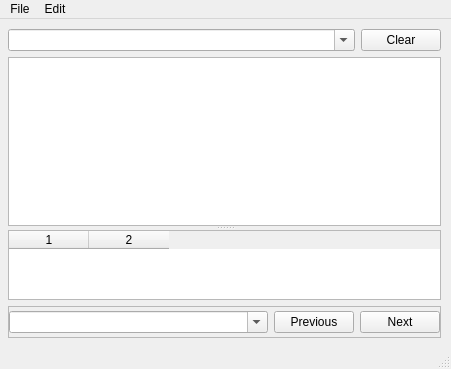
<?xml version="1.0" encoding="UTF-8"?>
<ui version="4.0">
 <class>MainWindow</class>
 <widget class="QMainWindow" name="MainWindow">
  <property name="geometry">
   <rect>
    <x>0</x>
    <y>0</y>
    <width>451</width>
    <height>369</height>
   </rect>
  </property>
  <property name="windowTitle">
   <string>Monal Log Viewer</string>
  </property>
  <property name="windowOpacity">
   <double>1.000000000000000</double>
  </property>
  <widget class="QWidget" name="centralwidget">
   <layout class="QGridLayout" name="gridLayout">
    <property name="leftMargin">
     <number>8</number>
    </property>
    <property name="topMargin">
     <number>10</number>
    </property>
    <property name="rightMargin">
     <number>10</number>
    </property>
    <item row="0" column="0">
     <widget class="QComboBox" name="uiCombobox_filterInput">
      <property name="editable">
       <bool>true</bool>
      </property>
     </widget>
    </item>
    <item row="0" column="1">
     <widget class="QPushButton" name="uiButton_filterClear">
      <property name="sizePolicy">
       <sizepolicy hsizetype="Maximum" vsizetype="Fixed">
        <horstretch>0</horstretch>
        <verstretch>0</verstretch>
       </sizepolicy>
      </property>
      <property name="text">
       <string>Clear</string>
      </property>
     </widget>
    </item>
    <item row="2" column="0" colspan="2">
     <widget class="QFrame" name="uiFrame_search">
      <property name="frameShape">
       <enum>QFrame::StyledPanel</enum>
      </property>
      <property name="frameShadow">
       <enum>QFrame::Raised</enum>
      </property>
      <layout class="QHBoxLayout" name="horizontalLayout">
       <property name="leftMargin">
        <number>0</number>
       </property>
       <property name="topMargin">
        <number>4</number>
       </property>
       <property name="rightMargin">
        <number>0</number>
       </property>
       <property name="bottomMargin">
        <number>4</number>
       </property>
       <item>
        <widget class="QComboBox" name="uiCombobox_searchInput">
         <property name="sizePolicy">
          <sizepolicy hsizetype="Preferred" vsizetype="Fixed">
           <horstretch>0</horstretch>
           <verstretch>0</verstretch>
          </sizepolicy>
         </property>
         <property name="minimumSize">
          <size>
           <width>250</width>
           <height>0</height>
          </size>
         </property>
         <property name="editable">
          <bool>true</bool>
         </property>
        </widget>
       </item>
       <item>
        <widget class="QPushButton" name="uiButton_previous">
         <property name="sizePolicy">
          <sizepolicy hsizetype="Maximum" vsizetype="Fixed">
           <horstretch>0</horstretch>
           <verstretch>0</verstretch>
          </sizepolicy>
         </property>
         <property name="text">
          <string>Previous</string>
         </property>
         <property name="shortcut">
          <string>Shift+F3</string>
         </property>
        </widget>
       </item>
       <item>
        <widget class="QPushButton" name="uiButton_next">
         <property name="sizePolicy">
          <sizepolicy hsizetype="Maximum" vsizetype="Fixed">
           <horstretch>0</horstretch>
           <verstretch>0</verstretch>
          </sizepolicy>
         </property>
         <property name="text">
          <string>Next</string>
         </property>
         <property name="shortcut">
          <string>F3</string>
         </property>
        </widget>
       </item>
      </layout>
     </widget>
    </item>
    <item row="1" column="0" colspan="2">
     <widget class="QSplitter" name="uiSplitter_inspectLine">
      <property name="orientation">
       <enum>Qt::Vertical</enum>
      </property>
      <widget class="QListWidget" name="uiWidget_listView">
       <property name="verticalScrollMode">
        <enum>QAbstractItemView::ScrollPerPixel</enum>
       </property>
       <property name="horizontalScrollMode">
        <enum>QAbstractItemView::ScrollPerPixel</enum>
       </property>
       <property name="layoutMode">
        <enum>QListView::SinglePass</enum>
       </property>
      </widget>
      <widget class="QTableWidget" name="uiTable_characteristics">
       <property name="autoFillBackground">
        <bool>false</bool>
       </property>
       <property name="sizeAdjustPolicy">
        <enum>QAbstractScrollArea::AdjustToContents</enum>
       </property>
       <property name="editTriggers">
        <set>QAbstractItemView::SelectedClicked</set>
       </property>
       <property name="alternatingRowColors">
        <bool>true</bool>
       </property>
       <property name="selectionMode">
        <enum>QAbstractItemView::SingleSelection</enum>
       </property>
       <property name="selectionBehavior">
        <enum>QAbstractItemView::SelectRows</enum>
       </property>
       <property name="rowCount">
        <number>0</number>
       </property>
       <property name="columnCount">
        <number>2</number>
       </property>
       <attribute name="horizontalHeaderVisible">
        <bool>true</bool>
       </attribute>
       <attribute name="horizontalHeaderCascadingSectionResizes">
        <bool>false</bool>
       </attribute>
       <attribute name="horizontalHeaderDefaultSectionSize">
        <number>80</number>
       </attribute>
       <attribute name="horizontalHeaderHighlightSections">
        <bool>true</bool>
       </attribute>
       <attribute name="horizontalHeaderShowSortIndicator" stdset="0">
        <bool>false</bool>
       </attribute>
       <attribute name="horizontalHeaderStretchLastSection">
        <bool>false</bool>
       </attribute>
       <attribute name="verticalHeaderVisible">
        <bool>false</bool>
       </attribute>
       <attribute name="verticalHeaderCascadingSectionResizes">
        <bool>false</bool>
       </attribute>
       <attribute name="verticalHeaderDefaultSectionSize">
        <number>26</number>
       </attribute>
       <attribute name="verticalHeaderMinimumSectionSize">
        <number>800</number>
       </attribute>
       <attribute name="verticalHeaderShowSortIndicator" stdset="0">
        <bool>false</bool>
       </attribute>
       <attribute name="verticalHeaderStretchLastSection">
        <bool>false</bool>
       </attribute>
       <column/>
       <column/>
      </widget>
     </widget>
    </item>
   </layout>
  </widget>
  <widget class="QMenuBar" name="menuBar">
   <property name="geometry">
    <rect>
     <x>0</x>
     <y>0</y>
     <width>451</width>
     <height>18</height>
    </rect>
   </property>
   <widget class="QMenu" name="menuFile">
    <property name="title">
     <string>File</string>
    </property>
    <addaction name="uiAction_open"/>
    <addaction name="uiAction_save"/>
    <addaction name="uiAction_export"/>
    <addaction name="separator"/>
    <addaction name="uiAction_close"/>
    <addaction name="uiAction_quit"/>
   </widget>
   <widget class="QMenu" name="menuEdit">
    <property name="title">
     <string>Edit</string>
    </property>
    <addaction name="uiAction_preferences"/>
    <addaction name="uiAction_search"/>
    <addaction name="uiAction_inspectLine"/>
    <addaction name="separator"/>
    <addaction name="uiAction_pushStack"/>
    <addaction name="uiAction_popStack"/>
   </widget>
   <addaction name="menuFile"/>
   <addaction name="menuEdit"/>
  </widget>
  <widget class="QStatusBar" name="uistatusbar_state"/>
  <action name="uiAction_open">
   <property name="text">
    <string>Open</string>
   </property>
   <property name="shortcut">
    <string>Ctrl+O</string>
   </property>
  </action>
  <action name="uiAction_quit">
   <property name="text">
    <string>Quit</string>
   </property>
  </action>
  <action name="uiAction_close">
   <property name="text">
    <string>Close</string>
   </property>
  </action>
  <action name="uiAction_preferences">
   <property name="text">
    <string>Preferences</string>
   </property>
   <property name="shortcut">
    <string>Ctrl+P</string>
   </property>
  </action>
  <action name="uiAction_search">
   <property name="text">
    <string>Search</string>
   </property>
   <property name="shortcut">
    <string>Ctrl+F</string>
   </property>
  </action>
  <action name="uiAction_export">
   <property name="text">
    <string>Export</string>
   </property>
   <property name="shortcut">
    <string>Ctrl+E</string>
   </property>
  </action>
  <action name="uiAction_pushStack">
   <property name="text">
    <string>set Stack</string>
   </property>
   <property name="shortcut">
    <string>Ctrl++</string>
   </property>
  </action>
  <action name="uiAction_popStack">
   <property name="text">
    <string>pop Stack</string>
   </property>
   <property name="shortcut">
    <string>Ctrl+-</string>
   </property>
  </action>
  <action name="uiAction_save">
   <property name="text">
    <string>Save</string>
   </property>
   <property name="shortcut">
    <string>Ctrl+S</string>
   </property>
  </action>
  <action name="uiAction_inspectLine">
   <property name="text">
    <string>Inspect Line</string>
   </property>
   <property name="shortcut">
    <string>Ctrl+D</string>
   </property>
  </action>
 </widget>
 <resources/>
 <connections/>
</ui>
